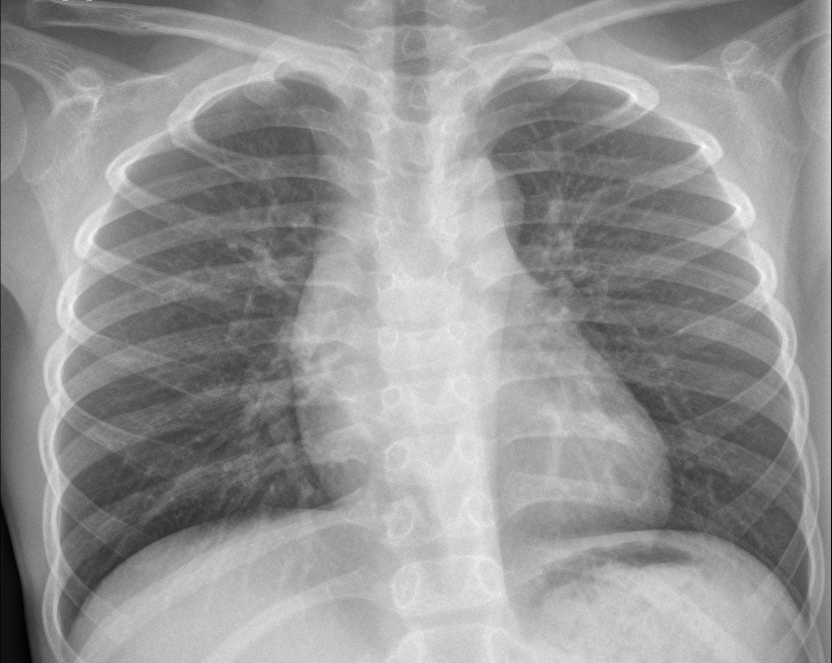
#> input picture lilbay/data/NORMAL/IM-0006-0001.jpeg, 1663 x 1326 px, found by its file name (shown at 1/2 size); its folder holds 4 pictures in this run
$ python check_data.py
#> lines starting #> are read from the running program, lines starting #| are printed output that depends on the picture
### lilbay/module/data_loader.py
import pandas as pd
import cv2
import os
import matplotlib.pyplot as plt
import numpy as np

class DataPreparer:
    @staticmethod
    def load_data(data_dir):
        images = []
        labels = []
        for img_file in os.listdir(data_dir):
            img = cv2.imread(os.path.join(data_dir, img_file))
#> img is the input picture: shape (1326, 1663, 3); min 0, max 255, mean 148.7
            if img is not None:
                images.append(img)
                label = 1 if 'pneumonia' in img_file else 0
                labels.append(label)
            else:
                print(f"Warning: Failed to load image {img_file}")
        return images, labels

    @staticmethod
    def resize_images(images, size=(128, 128)):
        resized_images = []
        for img in images:
            img_resized = cv2.resize(img, size)
            resized_images.append(img_resized)
        return np.array(resized_images)


### lilbay/module/check_data.py
import matplotlib.pyplot as plt
from data_loader import DataPreparer
import cv2

class CheckData:
    @staticmethod
    def visualize_images(images, labels, num_images=5):
#> called with num_images = 5
        plt.figure(figsize=(10, 10))
        for i in range(min(num_images, len(images))):
            plt.subplot(1, num_images, i + 1)
            plt.xticks([])
            plt.yticks([])
            plt.grid(False)
            plt.imshow(cv2.cvtColor(images[i], cv2.COLOR_BGR2RGB))
            plt.xlabel('Pneumonia' if labels[i] == 1 else 'Normal')
        plt.show()
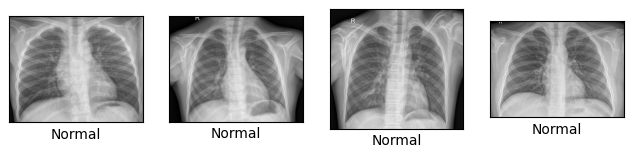
#> figure drawn by matplotlib, 4 panels


data_dir = '/Users/arendt/Desktop/T-DEV-810-PAR_1/lilbay/data/NORMAL'
train_images, train_labels = DataPreparer.load_data(data_dir)


CheckData.visualize_images(train_images, train_labels)

# 3. Resize the images
resized_images = DataPreparer.resize_images(train_images)
#> the loop in resize_images, `for img in images:` made 4 passes
#> pass 1, in resize_images, `img_resized = cv2.resize(img, size)`:
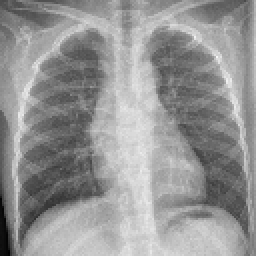
#> img_resized: shape (128, 128, 3) (shown 2 times larger); min 0, max 246, mean 148.7
#> pass 2, in resize_images, `img_resized = cv2.resize(img, size)`:
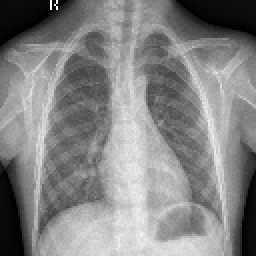
#> img_resized: shape (128, 128, 3) (shown 2 times larger); min 0, max 255, mean 132.6
#> pass 3, in resize_images, `img_resized = cv2.resize(img, size)`:
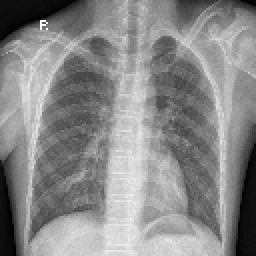
#> img_resized: shape (128, 128, 3) (shown 2 times larger); min 0, max 255, mean 137.1
print(f"Resized images shape: {resized_images.shape}")
#| Resized images shape: (4, 128, 128, 3)
